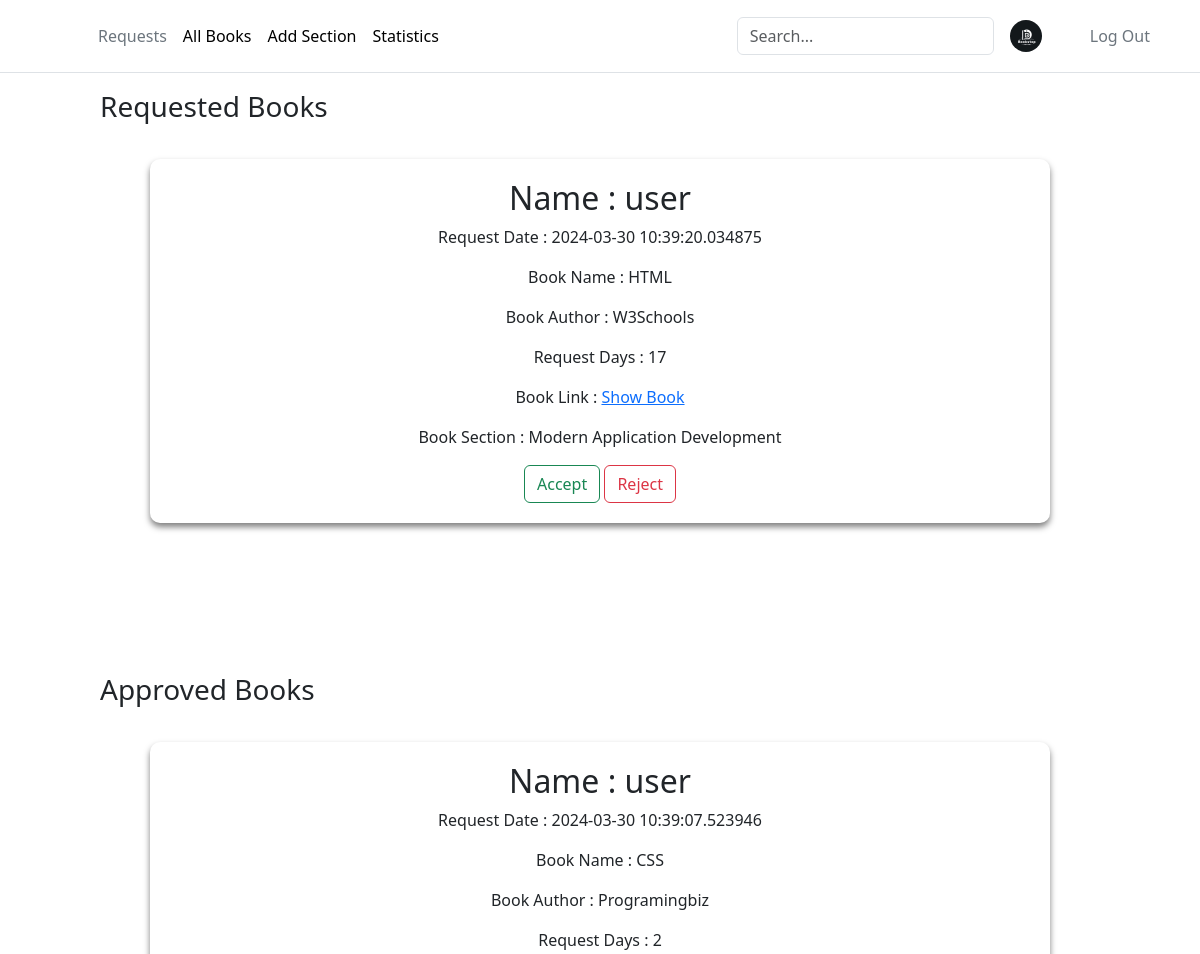
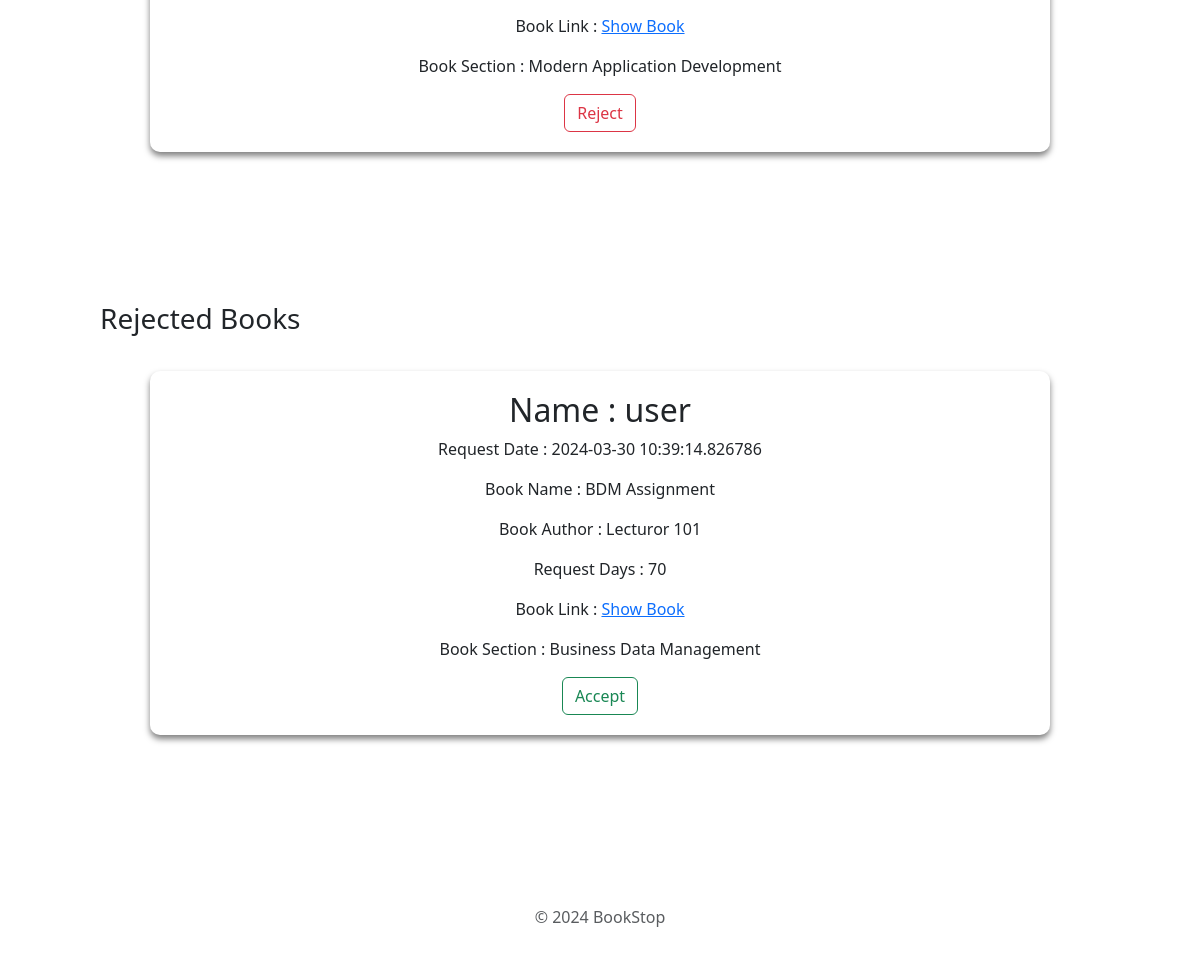
The page /requestedBooks (signed in) on the database as committed earlier (2 pictures, top to bottom).
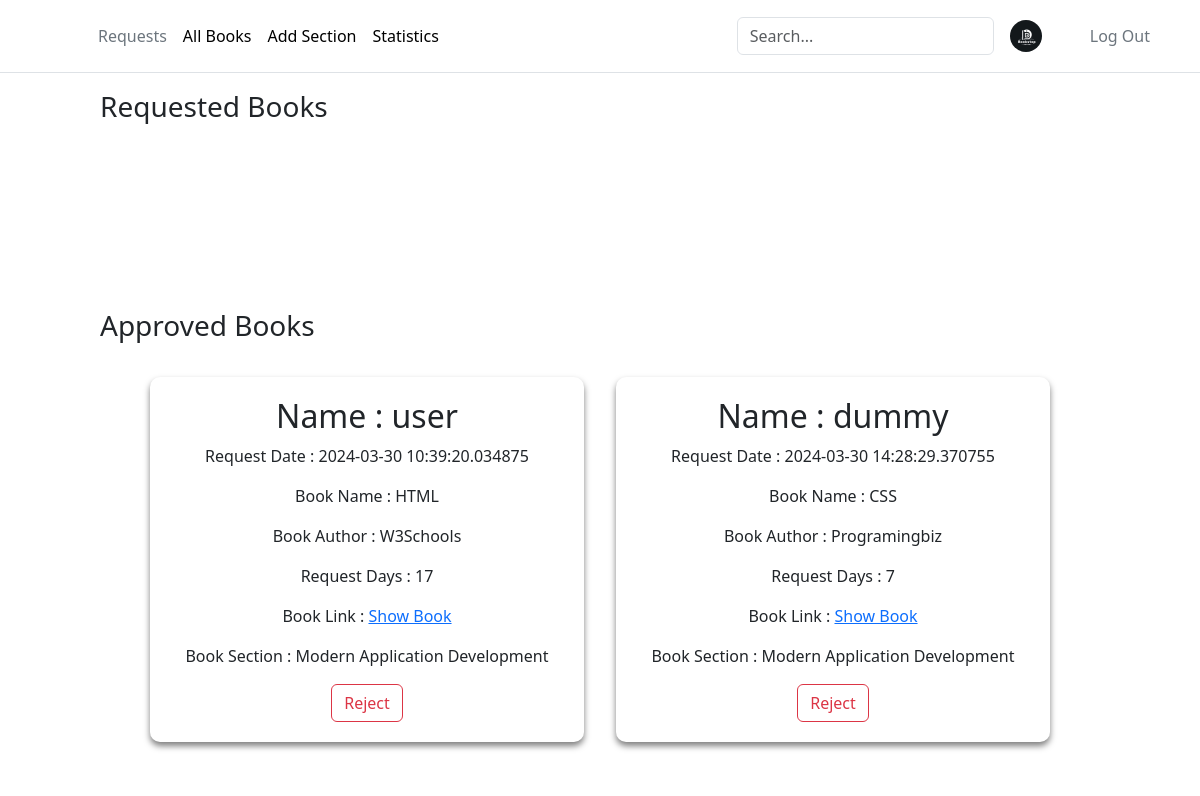
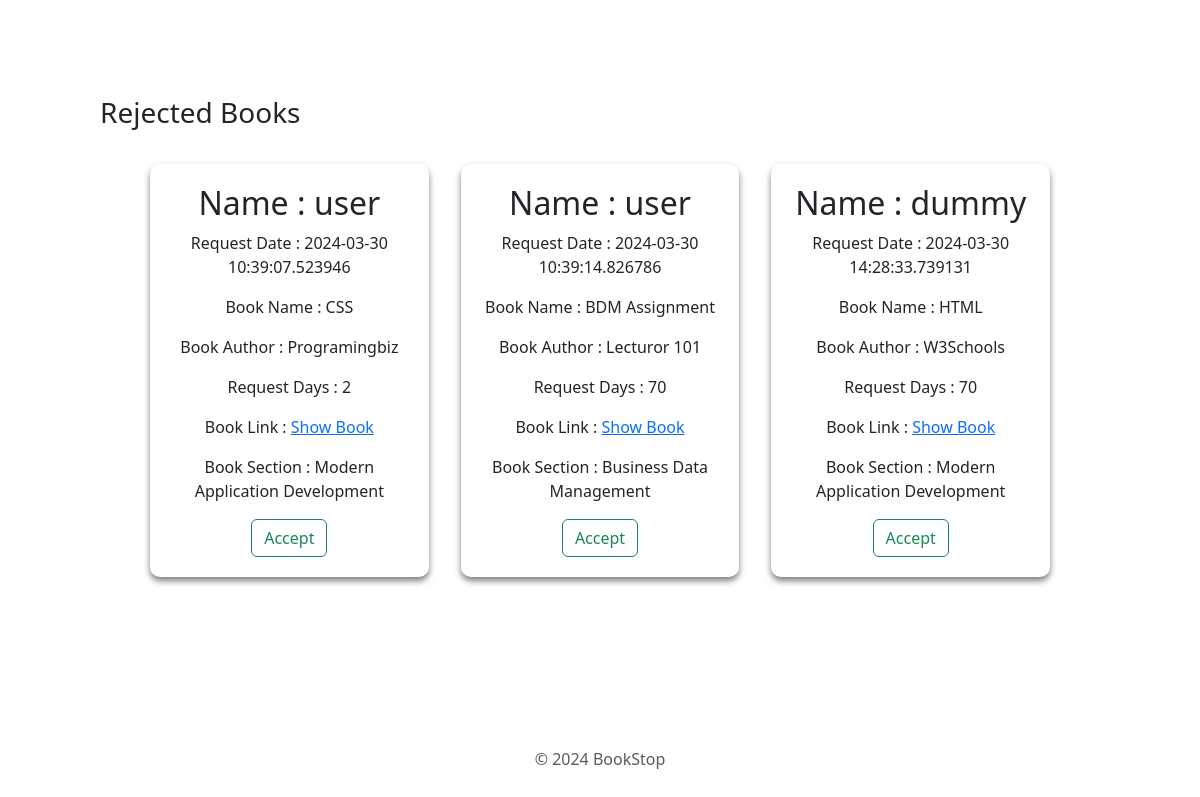
The same page on the database as committed later (2 pictures, top to bottom).
### app.py (models this page shows)
class BookIssue(db.Model):
    __tablename__ = 'BookIssue'
    IssueId = db.Column(db.Integer, autoincrement=True, primary_key=True)
    UserId = db.Column(db.Integer, db.ForeignKey(User.UserId), nullable=False)
    BookId = db.Column(db.Integer, db.ForeignKey(Books.BookId), nullable=False)
    SectionId = db.Column(db.Integer, db.ForeignKey(Section.SectionId), nullable=False)
    RequestDate = db.Column(db.DateTime, nullable=False, default=datetime.datetime.utcnow)
    Days = db.Column(db.Integer, nullable=False)
    IssueDate = db.Column(db.String)
    IssueStatus = db.Column(db.String, nullable=False)
    LastIssueStatusDate = db.Column(db.String)

### app.py (the view, shortened to what this page needs)
@app.route("/requestedBooks", methods=["GET","POST"])
def requestedBooks():
    if 'admin_id' not in session:
        return redirect(url_for('librarianLogin'))
    BookIssueMergeTable = BookIssueMerge.query.filter(
        BookIssueMerge.Section_Title.isnot(None),
        BookIssueMerge.Author.isnot(None),
        BookIssueMerge.Book_Title.isnot(None),
        BookIssueMerge.IssueStatus == "requested",
        BookIssueMerge.UserName.isnot(None)).all()
    ApprovedBookIssueMergeTable = BookIssueMerge.query.filter(
        BookIssueMerge.Section_Title.isnot(None),
        BookIssueMerge.Author.isnot(None),
        BookIssueMerge.Book_Title.isnot(None),
        BookIssueMerge.IssueStatus == "Approved",
        BookIssueMerge.UserName.isnot(None)).all()
    RejectedBookIssueMergeTable = BookIssueMerge.query.filter(
        BookIssueMerge.Section_Title.isnot(None),
        BookIssueMerge.Author.isnot(None),
        BookIssueMerge.Book_Title.isnot(None),
        BookIssueMerge.IssueStatus == "Rejected",
        BookIssueMerge.UserName.isnot(None)).all()
    return render_template("requestBooks.html", books=BookIssueMergeTable, approvedBooks = ApprovedBookIssueMergeTable, rejectedBooks = RejectedBookIssueMergeTable)

### templates/requestBooks.html (shortened to what this page needs)
<!DOCTYPE html>
<html lang="en">
  <head>
    <link rel="stylesheet" href="/static/add-section.css" />
    {% include 'bootstrap.html' %}
  </head>
  <body>
    <div>
      {% include 'headerAdmin.html' %}
      <div>
        <h3 class="firstHeading">Requested Books</h3>
        <div class="main-container">
          {% for book in books %}
          <div class="section-container" id="1">
            <h2>Name : {{book.UserName}}</h2>
            <p>Request Date : {{book.RequestDate}}</p>
            <p>Book Name : {{book.Book_Title}}</p>
            <p>Book Author : {{book.Author}}</p>
            <p>Request Days : {{book.Days}}</p>
            <p>
              Book Link :
              <a href="{{ url_for('download_book', filename=book.Book_Link) }}"
                >Show Book</a
              >
            </p>
            <div>
              <p>Book Section : {{book.Section_Title}}</p>
            </div>
            <form
              action="/requestedBooks"
              method="post"
              style="display: inline"
            >
              <button type="submit" class="btn btn-outline-success">
                Accept
              </button>
            </form>
            <form
              action="/requestedBooks"
              method="post"
              style="display: inline"
            >
              <button type="submit" class="btn btn-outline-danger">
                Reject
              </button>
            </form>
          </div>
          {% endfor %}
        </div>
        <h3>Approved Books</h3>
        <div class="main-container">
          {% for book in approvedBooks %}
          <div class="section-container" id="1">
            <h2>Name : {{book.UserName}}</h2>
            <p>Request Date : {{book.RequestDate}}</p>
            <p>Book Name : {{book.Book_Title}}</p>
            <p>Book Author : {{book.Author}}</p>
            <p>Request Days : {{book.Days}}</p>
            <p>
              Book Link :
              <a href="{{ url_for('download_book', filename=book.Book_Link) }}"
                >Show Book</a
              >
            </p>
            <div>
              <p>Book Section : {{book.Section_Title}}</p>
            </div>
            <form
              action="/requestedBooks"
              method="post"
              style="display: inline"
            >
              <button type="submit" class="btn btn-outline-danger">
                Reject
              </button>
            </form>
          </div>
          {% endfor %}
        </div>
        <h3>Rejected Books</h3>
        <div class="main-container">
          {% for book in rejectedBooks %}
          <div class="section-container" id="1">
            <h2>Name : {{book.UserName}}</h2>
            <p>Request Date : {{book.RequestDate}}</p>
            <p>Book Name : {{book.Book_Title}}</p>
            <p>Book Author : {{book.Author}}</p>
            <p>Request Days : {{book.Days}}</p>
            <p>
              Book Link :
              <a href="{{ url_for('download_book', filename=book.Book_Link) }}"
                >Show Book</a
              >
            </p>
            <div>
              <p>Book Section : {{book.Section_Title}}</p>
            </div>
            <form
              action="/requestedBooks"
              method="post"
              style="display: inline"
            >
              <button type="submit" class="btn btn-outline-success">
                Accept
              </button>
            </form>
          </div>
          {% endfor %}
        </div>
        {% include 'footer.html' %}
      </div>
    </div>
  </body>
</html>

### templates/bootstrap.html (shortened to what this page needs)
<link
  href="https://cdn.jsdelivr.net/npm/bootstrap@5.3.2/dist/css/bootstrap.min.css"
  rel="stylesheet"
/>

### templates/headerAdmin.html
<header class="p-3 mb-1 border-bottom">
  <div class="container">
    <div
      class="d-flex flex-wrap align-items-center justify-content-center justify-content-lg-start"
    >
      <a
        href="/"
        class="d-flex align-items-center mb-2 mb-lg-0 link-body-emphasis text-decoration-none"
      >
        <svg
          class="bi me-2"
          width="40"
          height="32"
          role="img"
          aria-label="Bootstrap"
        >
          <use xlink:href="#bootstrap" />
        </svg>
      </a>
      <ul
        class="nav col-12 col-lg-auto me-lg-auto mb-2 justify-content-center mb-md-0"
      >
        <li>
          <a href="/requestedBooks" class="nav-link px-2 link-secondary"
            >Requests</a
          >
        </li>
        <li>
          <a href="/showBooks" class="nav-link px-2 link-body-emphasis"
            >All Books</a
          >
        </li>
        <li>
          <a href="/add-section" class="nav-link px-2 link-body-emphasis"
            >Add Section</a
          >
        </li>
        <li>
          <a href="/adminStats" class="nav-link px-2 link-body-emphasis"
            >Statistics</a
          >
        </li>
      </ul>
      <form class="col-12 col-lg-auto mb-3 mb-lg-0 me-lg-3" role="search">
        <input
          type="search"
          class="form-control"
          placeholder="Search..."
          aria-label="Search"
          id="searchInput"
        />
      </form>
      <img
        src="/static/logo.jpg"
        alt="mdo"
        width="32"
        height="32"
        class="rounded-circle"
      />
      <ul class="nav" style="margin-left: 40px">
        <li>
          <a href="/logout" class="nav-link px-2 link-secondary">Log Out</a>
        </li>
      </ul>
    </div>
  </div>
</header>

### templates/footer.html
<div class="container">
  <footer class="py-3 my-4">
    <p class="text-center text-body-secondary">&copy; 2024 BookStop</p>
  </footer>
</div>

### static/add-section.css (style rules this page uses)
body { background-color: #2d2a2e; margin: 0; }
.main-container { display: flex; flex-wrap: wrap; padding: 130px; align-items: flex-start; gap: 2em; margin: 20px; }
.section-container { background-color: rgba(255, 255, 255, 0.1); backdrop-filter: blur(10px); border-radius: 10px; padding: 20px 20px; box-shadow: 0 4px 6px rgba(0, 0, 0, 0.5); text-align: center; width: 20%; flex-grow: 1; }
.firstHeading { padding-top: 90px; padding-left: 100px; margin-bottom: -115px !important; }
h3 { padding-left: 100px; margin-bottom: -115px !important; }
header { position: fixed; top: 0; left: 0; width: 100%; background-color: rgba(255, 255, 255, 0.9); z-index: 2; }
input, textarea { width: 100%; padding: 8px; border-radius: 4px; border: solid 1px #0d6efd; color: #000; }
input, textarea { margin-bottom: 20px; }

Rows that differ between the two databases and show on the page:
changed BookIssue (number 1 of 5 on the later page): moves from the list under "Requested Books" to the list under "Approved Books"
added BookIssue: UserName "dummy", RequestDate "2024-03-30 14:28:29.370755", Book_Title "CSS", Author "Programingbiz", Days "7", Section_Title "Modern Application Development", shown under "Approved Books"
changed BookIssue (number 3 of 5 on the later page): moves from the list under "Approved Books" to the list under "Rejected Books"
added BookIssue: UserName "dummy", RequestDate "2024-03-30 14:28:33.739131", Book_Title "HTML", Author "W3Schools", Days "70", Section_Title "Modern Application Development", shown under "Rejected Books"
